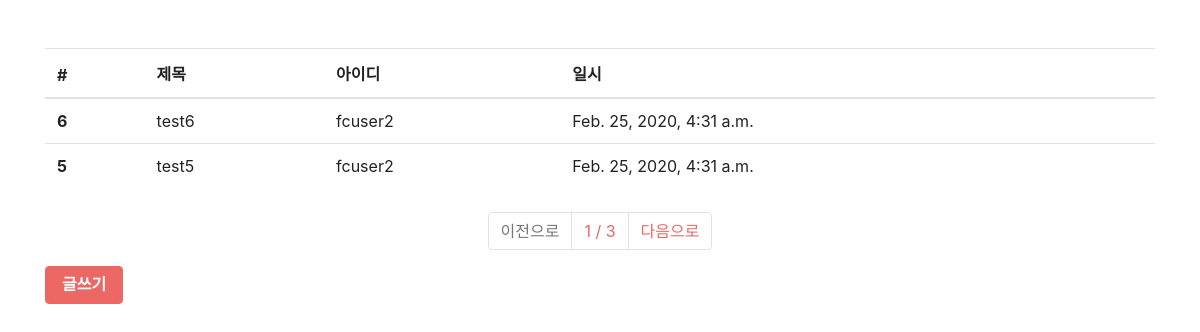
Page /board/list/ on the earlier database version.
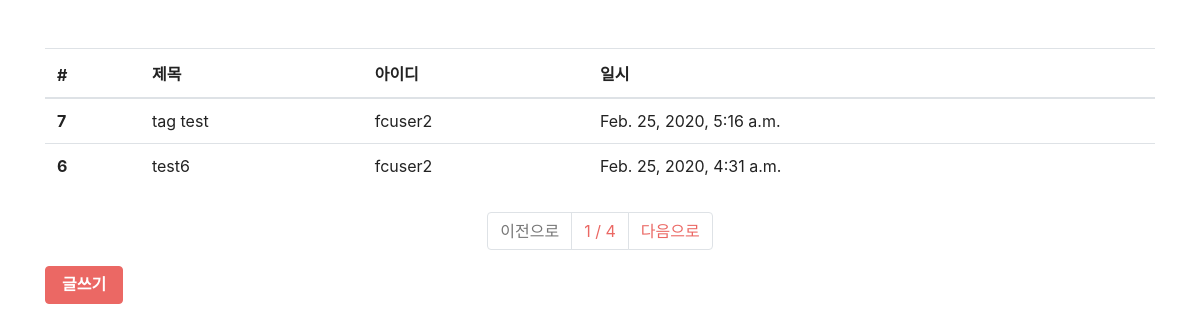
Same page on the later database version.
### board/models.py (models this page shows, shortened)
class Board(models.Model):
    objects = models.Manager()
    title = models.CharField(max_length=128, verbose_name="제목")
    contents = models.TextField(verbose_name="내용")
    writer = models.ForeignKey('fcuser.Fcuser',on_delete=models.CASCADE, verbose_name = '작성자')  # 1:N 관계
    tags = models.ManyToManyField('tag.Tag', verbose_name = "태그")
    registered_dttm = models.DateTimeField(auto_now_add=True, verbose_name="등록시간")
    class Meta:
        db_table = 'fastcampus_board'
        verbose_name = '패스트캠퍼스 게시글'
        verbose_name_plural = '패스트캠퍼스 게시글'

### fcuser/models.py (models this page shows)
class Fcuser(models.Model):
    objects = models.Manager()
    username = models.CharField(max_length = 32,
                                verbose_name = '사용자명')
    password = models.CharField(max_length= 64,
                                verbose_name = '비밀번호')
    useremail = models.EmailField(max_length=128,
                                verbose_name = '사용자 이메일')
    registered_dttm = models.DateTimeField(auto_now_add=True,
                                            verbose_name='등록시간')
    def __str__(self):              #username으로 화면에 띄우고 싶을 때
        return self.username
    class Meta:
        db_table = 'fastcampus_fcuser'  #table_name을 직접 설정하고 싶을 때
        verbose_name = 'fastcampus user'    #복수형이 들어감

### board/views.py (the view)
# urls.py: path('list/', views.board_list),
def board_list(request):
    all_boards = Board.objects.all().order_by('-id')
    page = request.GET.get('p',1)
    paginator = Paginator(all_boards,2)
    boards = paginator.get_page(page)
    return render(request,'board_list.html', {'boards':boards})

### board/templates/board_list.html
{% extends "base.html" %}
{% block contents %}
<div class = "row mt-5">
    <div class = "col-12">
        <table class = "table">
            <thead>
                <tr>
                    <th>#</th>
                    <th>제목</th>
                    <th>아이디</th>
                    <th>일시</th>
                </tr>
            </thead>
            <tbody>
                {% for board in boards %}
            <tr onclick="location.href='/board/detail/{{ board.id }}'">
                    <th>{{ board.id }}</th>
                    <td>{{ board.title }}</td>
                    <td>{{ board.writer }}</td>
                    <td>{{ board.registered_dttm }}</td>
                </tr>
                {% endfor %}
            </tbody>
        </table>
    </div>
</div>
<div class="row mt-2">
    <div class="col-12">
        <nav>
            <ul class = "pagination justify-content-center">
                {% if boards.has_previous %}
                <li class="page-item">
                    <a class="page-link" href="?p={{ boards.previous_page_number }}">이전으로</a>
                </li>
                {% else %}
                <li class="page-item disabled">
                    <a class="page-link" href="#">이전으로</a>
                </li>
                {% endif %}
                <li class="page-item">
                    <a class="page-link" href="#">{{ boards.number}} / {{ boards.paginator.num_pages }}</a>
                </li>
                {% if boards.has_next %}
                <li class="page-item">
                    <a class="page-link" href="?p={{ boards.next_page_number }}">다음으로</a>
                </li>
                {% else %}
                <li class="page-item disabled">
                    <a class="page-link" href="#">다음으로</a>
                </li >
                {% endif %}
            </ul>
        </nav>
    </div>
</div>
<div class = "row">
    <div class = "col-12">
        <button class="btn btn-primary" onclick="location.href='/board/write/'">글쓰기</button>
    </div>
</div>
{% endblock %}

Differences in the rows shown:
no longer on this page (row unchanged): Board: id "5", title "test5", writer "fcuser2", registered_dttm "Feb. 25, 2020, 4:31 a.m."
added Board: id "7", title "tag test", writer "fcuser2", registered_dttm "Feb. 25, 2020, 5:16 a.m."
Other differences:
{{ boards.paginator.num_pages }}: "3" → "4"
